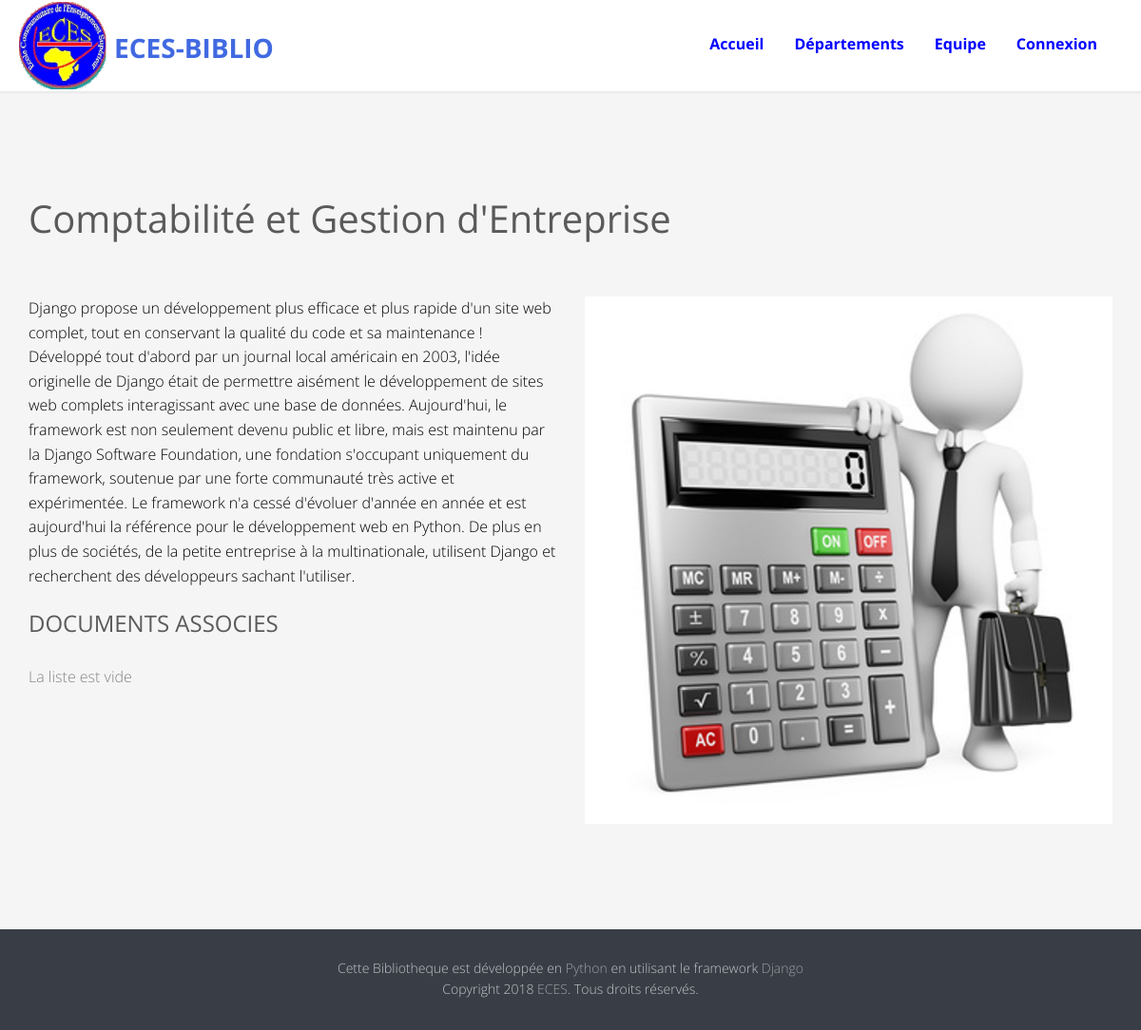
The app's page /filieres/5/ with its own data.
### eces/models.py (models this page shows, shortened)
class Filiere(models.Model):
  image=models.FileField(upload_to="Repertoire_Images", default='Repertoire_Images/filieredefaut1.jpg')
  libelle=models.CharField(max_length=255, unique=True ,help_text='veuillez indiquer une filiere')
  description=models.TextField()
  departement=models.ForeignKey(Departement, on_delete=models.CASCADE)
  class Meta:
    ordering =('libelle',)

### eces/views.py (the view)
# urls.py: path('filieres/<int:pk>/', views.FiliereDetailView.as_view(), name='filiere_detail'),
class FiliereDetailView(DetailView):
	template_name='filieres_detail.html'
	model=models.Filiere

### templates/filieres_detail.html (shortened to what this page needs)
{% extends 'index.html' %}
{%  block header %}
{{ block.super }}
{%  endblock header%}
 {% block departement %}
 <div id="fh5co-tours" class="fh5co-section-gray">
    <div class="container">
        <div class="row">
            <div class="col-md-12 animate-box">
                 <h2 class="heading-title">{{ filiere.libelle }}</h2>
            </div>
			<div class="col-md-6 animate-box">
				<p style="color: black">{{ filiere.description }}</p>
		<div class="blog-text">
			<div class="prod-title">
				<h3>DOCUMENTS ASSOCIES</h3>
					{% for document in filiere.document_set.all %}
						<p><a href="{% url 'document_detail' document.pk %}">{{ document.titre }}</a></p>
					{% empty %}
						<p>La liste est vide</p>
					{% endfor %}
		    </div>
		</div>
			</div>
			<div class="col-md-6 animate-box">
				<img class="img-responsive" src="{{filiere.image.url}}" alt="travel">
			</div>
		</div>
     </div>
</div>
 {% endblock departement %}

### eces/static/eces/css/style.css (style rules this page uses)
body { font-family: "Open Sans", Arial, sans-serif; line-height: 1.6; font-size: 16px; background: #fff; color: #848484; font-weight: 300; overflow-x: hidden; }
p, ul, ol { margin-bottom: 1.5em; font-size: 16px; color: #848484; font-family: "Open Sans", Arial, sans-serif; }
h1, h2, h3, h4, h5, h6 { color: #5a5a5a; font-family: "Open Sans", Arial, sans-serif; font-weight: 400; margin: 0 0 30px 0; }
#fh5co-work-section, #fh5co-car, #fh5co-blog-section, #fh5co-features, #fh5co-tours, #fh5co-testimonial, .fh5co-content-section { padding: 7em 0; }
.fh5co-section-gray { background: rgba(0, 0, 0, 0.04); }
.heading-title { font-size: 40px; margin-bottom: 1.5em; }
.js .animate-box { opacity: 0; }

### records on screen
Filiere: libelle "Comptabilité et Gestion d'Entreprise", description "Django propose un développement plus efficace et plus rapide d'un site web complet, tout en conservant la qualité du code et sa maintenance ! Développé tout d'abord par un journal local américain en 2003, l'idée originelle de Django était de permettre aisément le développement de sites web complets interagissant avec une base de données. Aujourd'hui, le framework est non seulement devenu public et libre, mais est maintenu par la Django Software Foundation, une fondation s'occupant uniquement du framework, soutenue par une forte communauté très active et expérimentée. Le framework n'a cessé d'évoluer d'année en année et est aujourd'hui la référence pour le développement web en Python. De…", image (picture)
